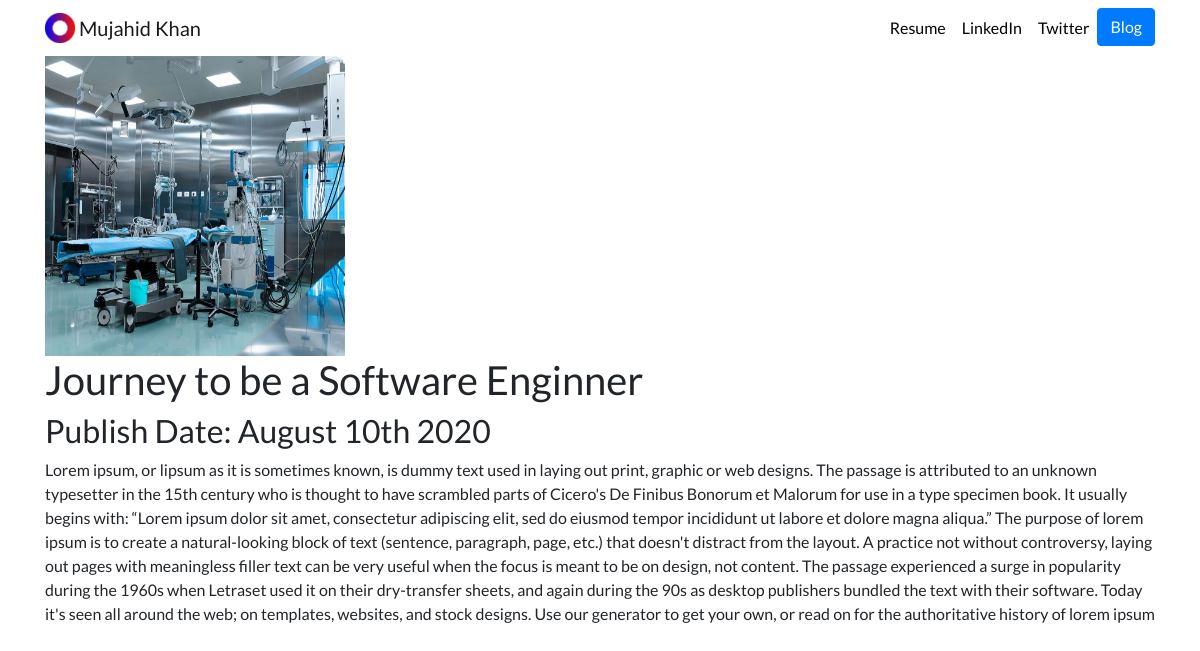
The app's page /blog/2/ with its own data.
### blog/models.py (models this page shows, shortened)
class Blog(models.Model):
    title = models.CharField(max_length=100)
    desc = models.TextField()
    publish_date = models.DateField()
    blog_image = models.ImageField(upload_to='blog/image')

### blog/views.py (the view)
# urls.py: path('<int:blog_id>/', views.detail, name='detail')
def detail(request, blog_id):
    blog = get_object_or_404(Blog, id=blog_id)
    return render(request, 'blog_detail.html', {'blog': blog})

### blog/templates/blog_detail.html (shortened to what this page needs)
{% extends 'base.html' %}
{% block content %}
        <img src="{{ blog.blog_image.url }}" width="300" height="300">
        <h1>{{ blog.title }}</h1>
            <h2> Publish Date: {{ blog.publish_date|date:'F jS Y' }}</h2>
    <p>{{ blog.desc|striptags }}</p>
{% endblock %}

### portfolio/static/files/custom.css (style rules this page uses)
body { font-family: 'Lato', sans-serif; }

### records on screen
Blog: blog_image (picture), title "Journey to be a Software Enginner", publish_date "August 10th 2020", desc "Lorem ipsum, or lipsum as it is sometimes known, is dummy text used in laying out print, graphic or web designs. The passage is attributed to an unknown typesetter in the 15th century who is thought to have scrambled parts of Cicero's De Finibus Bonorum et Malorum for use in a type specimen book. It usually begins with: “Lorem ipsum dolor sit amet, consectetur adipiscing elit, sed do eiusmod tempor incididunt ut labore et dolore magna aliqua.” The purpose of lorem ipsum is to create a natural-looking block of text (sentence, paragraph, page, etc.) that doesn't distract from the layout. A practice not without controversy, laying out pages with meaningless filler text can be very useful when…"
